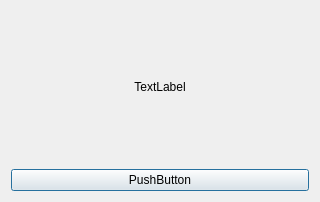
<?xml version="1.0" encoding="UTF-8"?>
<ui version="4.0">
 <class>Dialog</class>
 <widget class="QDialog" name="Dialog">
  <property name="geometry">
   <rect>
    <x>0</x>
    <y>0</y>
    <width>320</width>
    <height>202</height>
   </rect>
  </property>
  <property name="windowTitle">
   <string>Dialog</string>
  </property>
  <layout class="QVBoxLayout" name="verticalLayout">
   <item>
    <widget class="QLabel" name="label">
     <property name="layoutDirection">
      <enum>Qt::LeftToRight</enum>
     </property>
     <property name="text">
      <string>TextLabel</string>
     </property>
     <property name="alignment">
      <set>Qt::AlignCenter</set>
     </property>
    </widget>
   </item>
   <item>
    <widget class="QPushButton" name="pushButton">
     <property name="text">
      <string>PushButton</string>
     </property>
    </widget>
   </item>
  </layout>
 </widget>
 <resources/>
 <connections/>
</ui>
